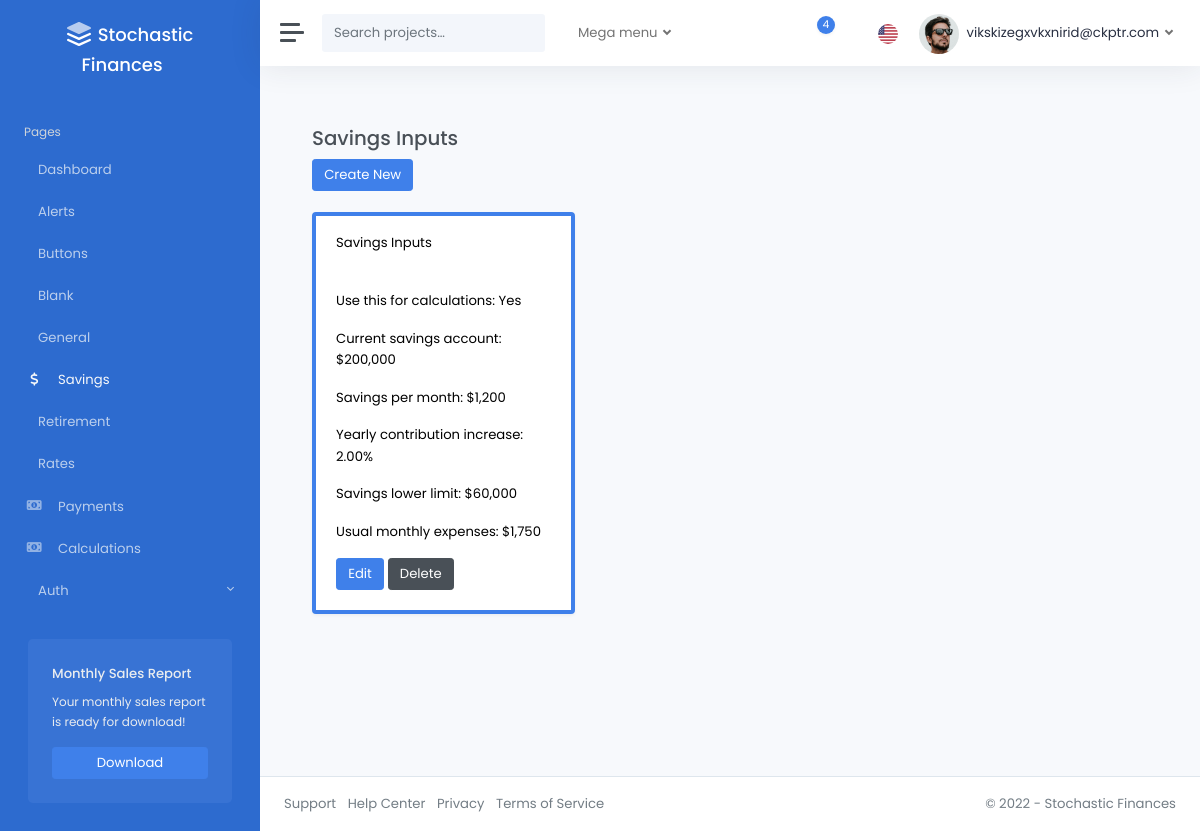
The app's page /savings/ (signed in), older data.
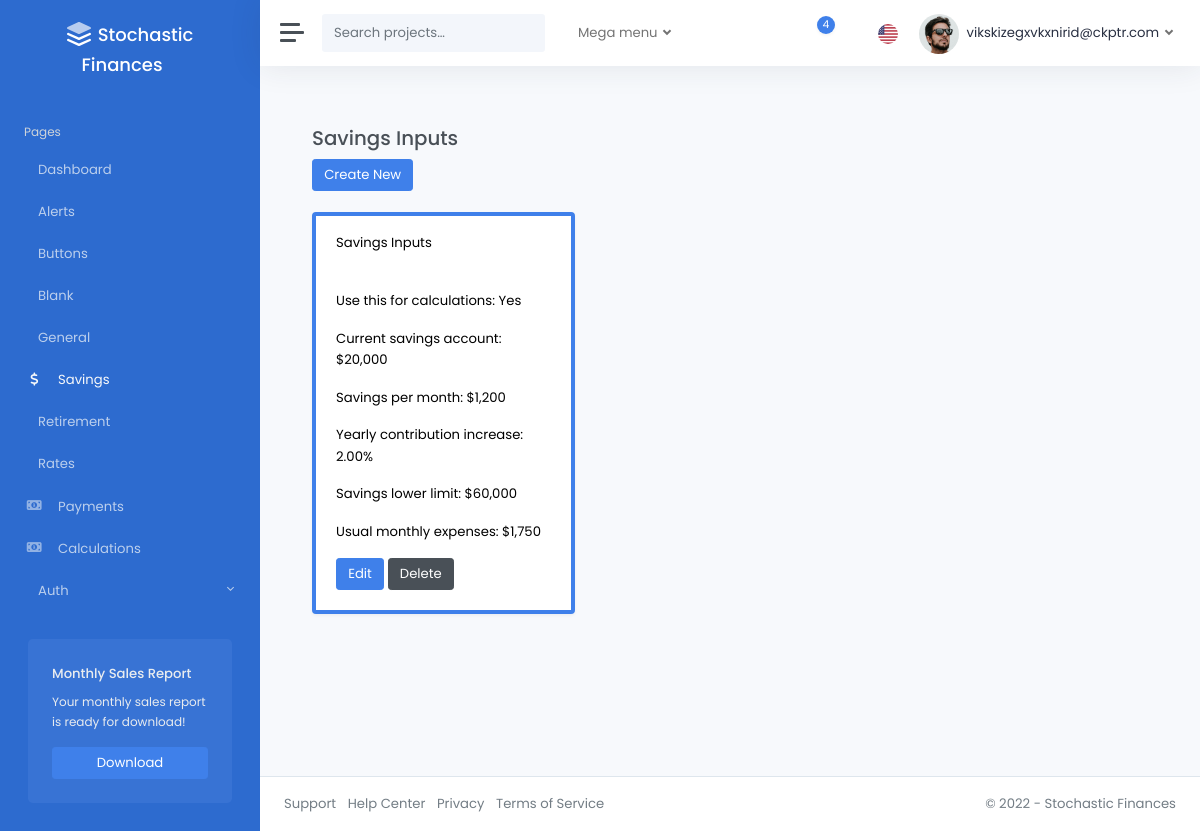
The same page, newer data.
### pages/models.py (models this page shows)
class SavingsInputsModel(models.Model):
    is_active = models.BooleanField(
        default=False,
    )
    base_savings = models.FloatField(
        validators=[validate_base_savings, decimal_validator]
    )
    base_saved_per_mo = models.FloatField(
        validators=[validate_base_saved_per_mo, decimal_validator],
    )
    base_savings_per_yr_increase = models.FloatField(
        validators=[validate_base_per_yr_increase, decimal_validator],
    )
    savings_lower_limit = models.FloatField(
        validators=[validate_savings_lower_limit, decimal_validator]
    )
    base_monthly_bills = models.FloatField(
        validators=[validate_base_monthly_bills, decimal_validator]
    )
    created_by = models.ForeignKey(
        CustomUser,
        related_name="savings_inputs",
        on_delete=models.CASCADE,
    )
    modified_at = models.DateTimeField(auto_now=True)
    class Meta:
        verbose_name_plural = "Savings_Inputs"

### pages/views.py (the view)
# urls.py: path("savings/", savings_inputs_dashboard, name="savings_inputs_dashboard"),
@login_required
def savings_inputs_dashboard(request):
    savings_inputs_models = SavingsInputsModel.objects.filter(created_by=request.user)
    return render(
        request,
        "pages/savings_inputs.html",
        {"savings_inputs": savings_inputs_models},
    )

### templates/pages/savings_inputs.html (shortened to what this page needs)
{% extends 'layouts/_base.html' %}
{% load static %}
{% block content %}
<div class="container">
    <br />
    <h3>Savings Inputs</h3>
    <div>
        <a href="{% url 'savings_inputs_create'%}" class="btn btn-primary">Create New</a>
    </div>
<br />
<div class="row">
    {% for item in savings_inputs %}
        <div class="col-md-4">
            <div class="card shadow {% if item.is_active %}border-primary{% else %}border-dark{% endif %} mb-3 text-black" style="border-width: {% if item.is_active %}4px{% else %}3px{% endif %};">
                <div class="card-header">Savings Inputs</div>
                <div class="card-body">
                    <p class="card-text">Use this for calculations: {{ item.is_active|yesno|title }}</p>
                    <p class="card-text">Current savings account: ${{ item.base_savings|floatformat:"0g" }}</p>
                    <p class="card-text">Savings per month: ${{ item.base_saved_per_mo|floatformat:"0g" }}</p>
                    <p class="card-text">Yearly contribution increase: {{ item.base_savings_per_yr_increase|floatformat:"2" }}%</p>
                    <p class="card-text">Savings lower limit: ${{ item.savings_lower_limit|floatformat:"0g" }}</p>
                    <p class="card-text">Usual monthly expenses: ${{ item.base_monthly_bills|floatformat:"0g" }}</p>
                    <a href="{% url 'savings_inputs_edit' item.id %}" class="btn btn-primary">Edit</a>
                    <a href="{% url 'savings_inputs_delete' item.id %}" class="btn btn-secondary">Delete</a>
                </div>
            </div>
        </div>
    {% endfor %}
</div>
</div>
{% endblock %}

Row changes from the older to the newer data that the page shows:
changed SavingsInputsModel "Yes": base_savings "200,000" → "20,000"
